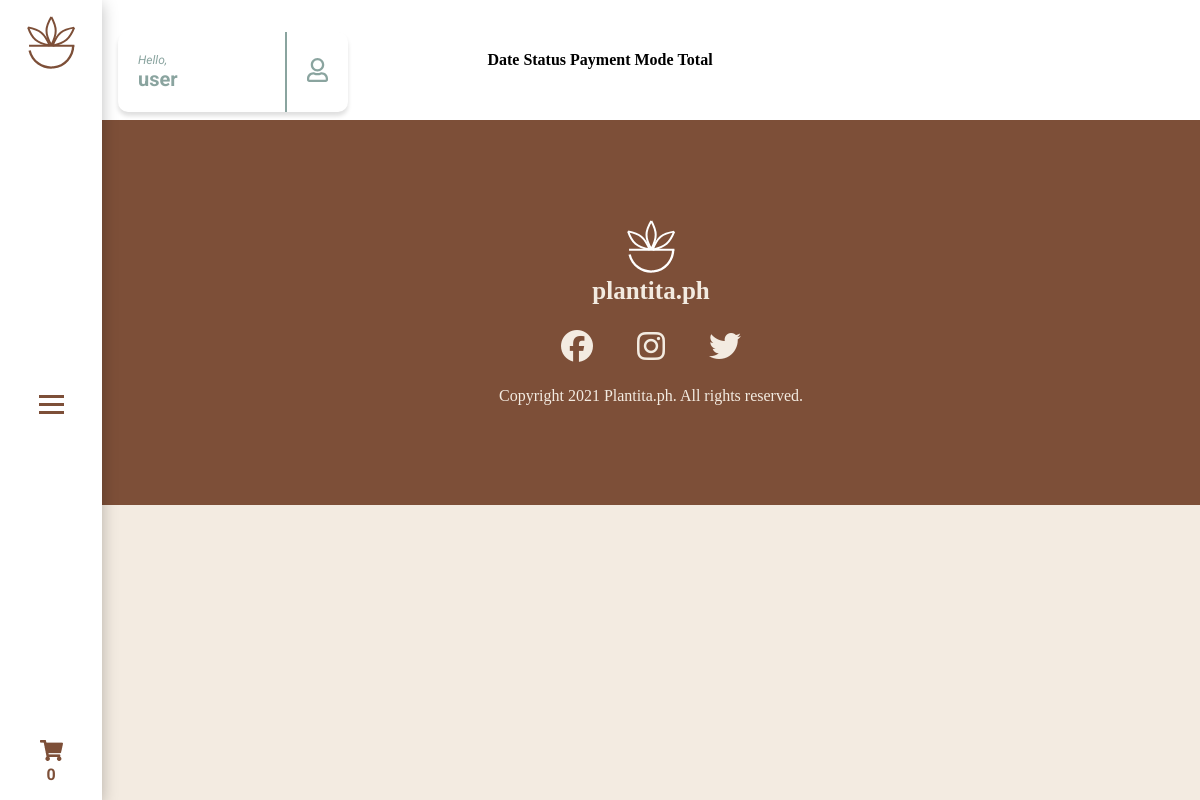
The app's page /profile/my-orders.php (signed in), older data.
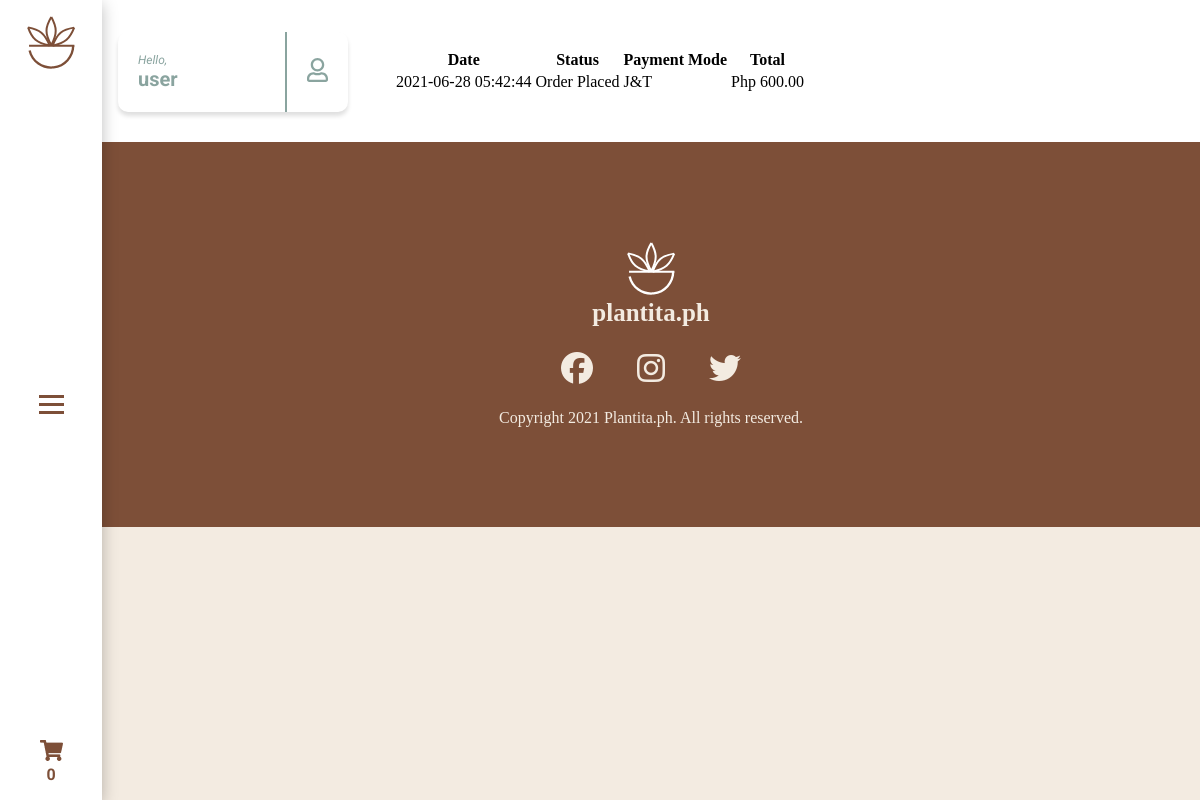
The same page, newer data.
### tables this page shows
CREATE TABLE `orders` (
  `id` int(11) NOT NULL,
  `user_id` int(11) NOT NULL,
  `totalprice` varchar(255) NOT NULL,
  `orderstatus` varchar(255) NOT NULL,
  `paymentmode` varchar(255) NOT NULL,
  `timestamp` datetime NOT NULL DEFAULT current_timestamp()
);

### profile/my-orders.php (the view, shortened to what this page needs)
<!DOCTYPE html>
<html lang="en">
<head>
    <link rel="stylesheet" href="../navbar/style.css">
    <link rel="stylesheet" href="profile.css">
    <?php
    include('../config/db.php');
    $uid = $_SESSION['user_id'];
    ?>
</head>
<body>
    <div class="container-wrapper">
        <?php
        include_once '../navbar/navbar.php';
        ?>
        <div class="sections">
            <section class="fourth-page">
                <div class="fourth-page-container">
                            <table>
                                <thead>
                                    <tr>
                                        <th>Date</th>
                                        <th>Status</th>
                                        <th>Payment Mode</th>
                                        <th>Total</th>
                                    </tr>
                                </thead>
                                <tbody>
                                    <?php
                                    $ordsql = "SELECT * FROM orders WHERE user_id='$uid'";
                                    $ordres = mysqli_query($conn, $ordsql);
                                    while ($ordr = mysqli_fetch_assoc($ordres)) {
                                    ?>
                                        <tr>
                                            <td>
                                                <?php echo $ordr['timestamp']; ?>
                                            </td>
                                            <td>
                                                <?php echo $ordr['orderstatus']; ?>
                                            </td>
                                            <td>
                                                <?php echo $ordr['paymentmode']; ?>
                                            </td>
                                            <td>
                                                Php <?php echo $ordr['totalprice']; ?>.00
                                            </td>
                                        </tr>
                                    <?php } ?>
                                </tbody>
                            </table>
                </div>
            </section>
            <footer>
                <div class="footer-container">
                    <div class="footer-logo">
                        <img src="../homepage/images/Logo.svg" alt="logo-for-footer" class="logo-footer">
                        <h2 class="footer-headings">plantita.ph</h2>
                    </div>
                    <div class="footer-socmeds">
                        <a href="https://facebook.com"><i class="fab fa-facebook fa-2x"></i></a>
                        <a href="https://instagram.com"><i class="fab fa-instagram fa-2x"></i></a>
                        <a href="https://twitter.com"><i class="fab fa-twitter fa-2x"></i></a>
                    </div>
                    <div class="copyright">
                        <p>Copyright 2021 Plantita.ph. All rights reserved.</p>
                    </div>
                </div>
            </footer>
        </div>
    </div>
</body>
</html>

Row changes from the older to the newer data that the page shows:
added orders: timestamp "2021-06-28 05:42:44", orderstatus "Order Placed", paymentmode "J&T", totalprice "600"
